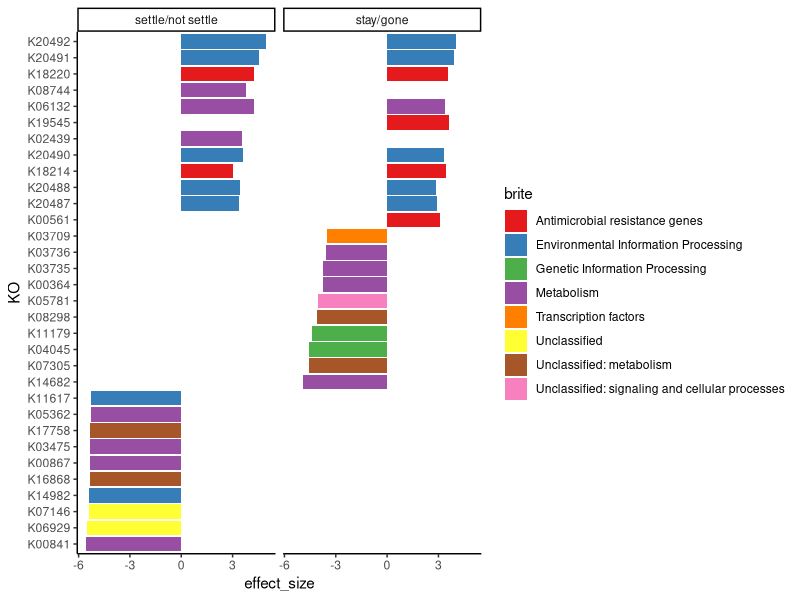

The R source for this figure:
###################################################################################
# This R code designed to made Figure 5B "The KOs differentially distinguish      # 
# “baskets” categories."                                                          #
# of Olekhnovich et al. (2020) manuscript                                         #
#                                                                                 #
# "Separation of donor and recipient microbial diversity                          #
# allow to determine taxonomic and functional features of                         #
# microbiota restructuring following fecal transplantation"                       #
#                                                                                 #
## E I. Olekhnovich, January 14, 2021                                             #
#                                                                                 #
###################################################################################

# Set work directory
workdir <- "/home/acari/github/RECAST_project/"
setwd(workdir)

# Set libraries
library(ggplot2)

# Read songbird analysis table 
sns_top10 <- read.csv("OUTPUT/song_sns_top10.csv")
sg_top10 <- read.csv("OUTPUT/song_sg_top10.csv")

# Processing tables
sns_top10$group <- "settle/not settle"
sg_top10$group <- "stay/gone"

# Merge Merge Merge
all_top10 <- rbind(sns_top10, sg_top10)

# Make plot
all_top10_plot <- ggplot(all_top10, aes(reorder(ko, effect_size), effect_size, fill = brite))+
     geom_bar(stat = "identity")+
     coord_flip()+
     theme_classic()+
     scale_fill_brewer(palette="Set1")+
     facet_wrap(~group, ncol = 2)+
     xlab("KO")

# Save plot
svg(filename="FIGURES/songbird_reaults_plot_top10.svg", width=8, height=6, pointsize=12)
all_top10_plot
dev.off()